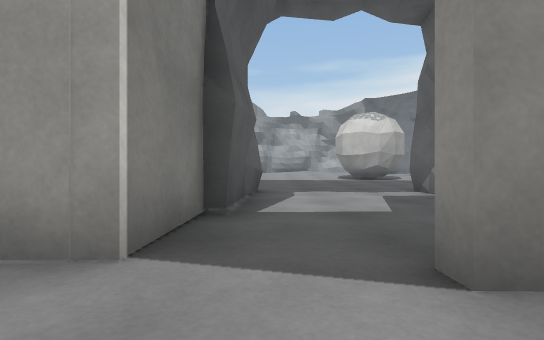
[1] (above)

23 first-person views from a walk through a scene from a Unity 3-D project. The camera is 0.49 m above the floor, looks level and sees 85° across. The floor is counted in squares, 1 m on a side. Each view is taken from the middle of a square. On the plan, view 1 faces up. The plan holds only what a view shows up to about 9 squares ahead; the rest is blank. The place goes on beyond the plan. The player character is not drawn. Surface patterns are stand-ins for the level's own textures.

[2]
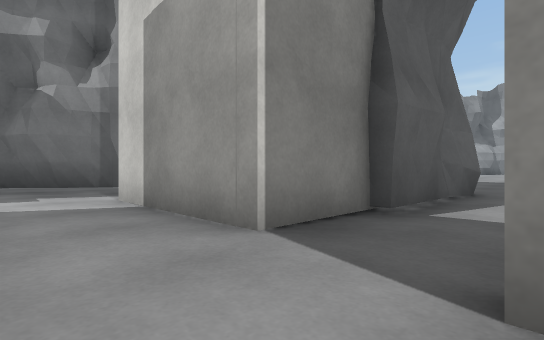

[3]
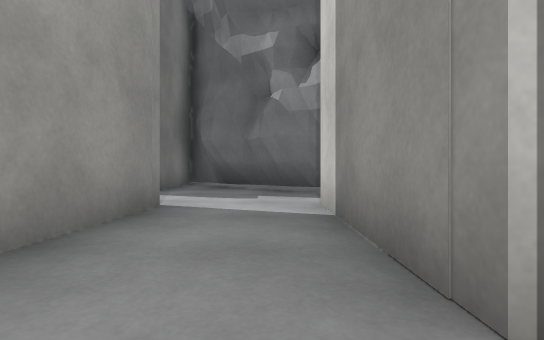

[4]
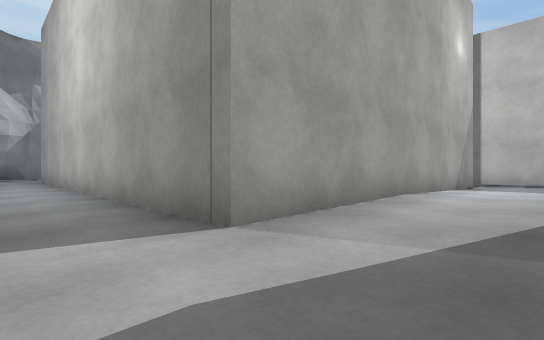

[5]
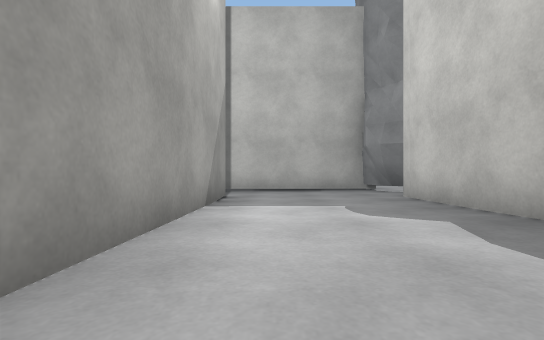

[6]
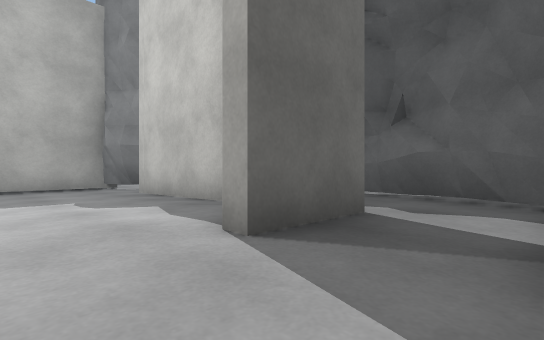

[7]
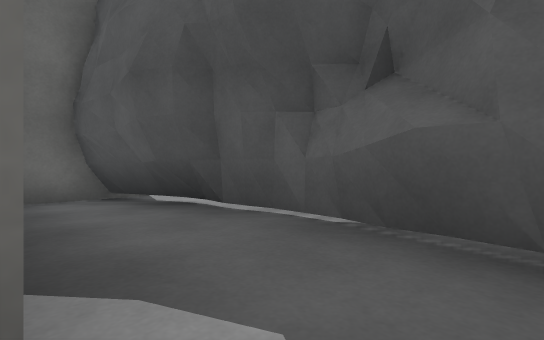

[8]
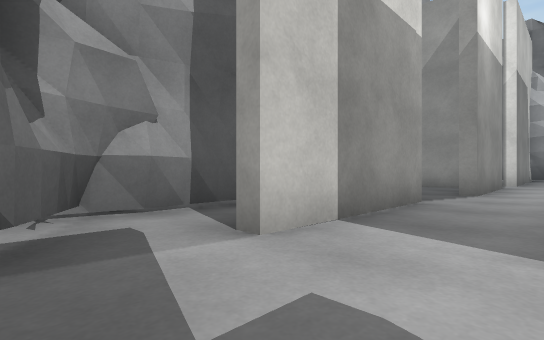

[9]
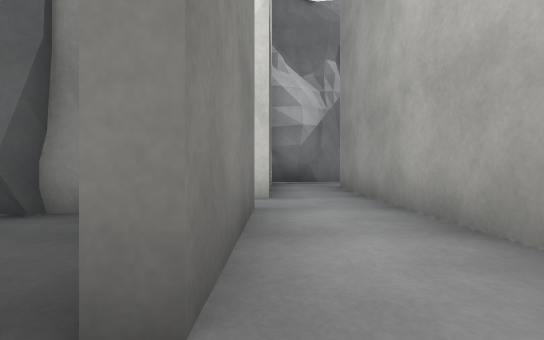

[10]
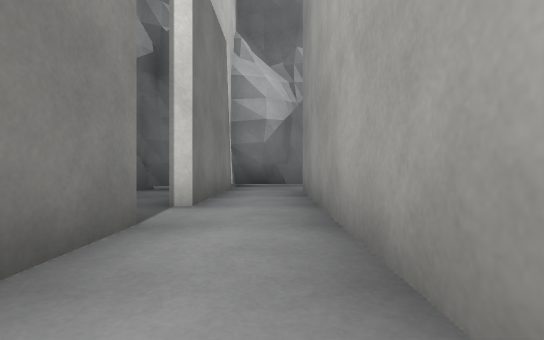

[11]
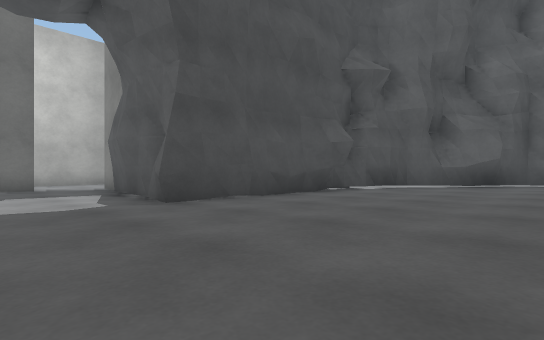

[12]
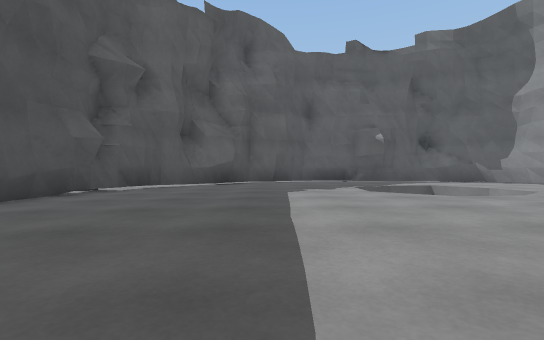

[13]
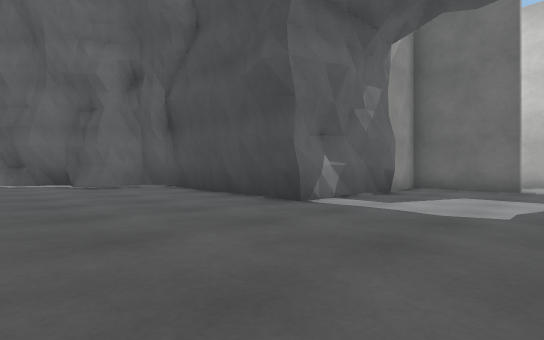

[14]
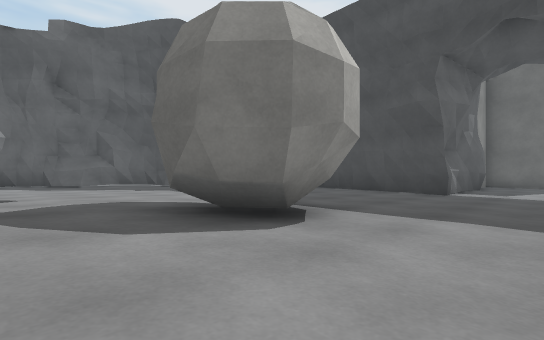

[15]
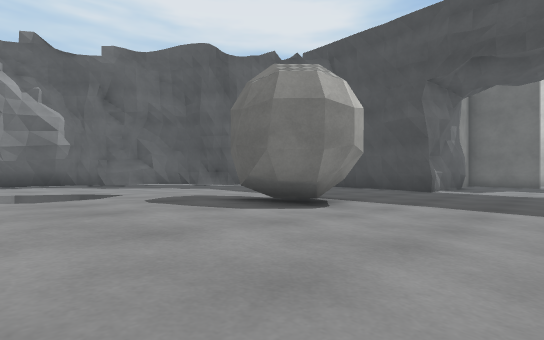

[16]
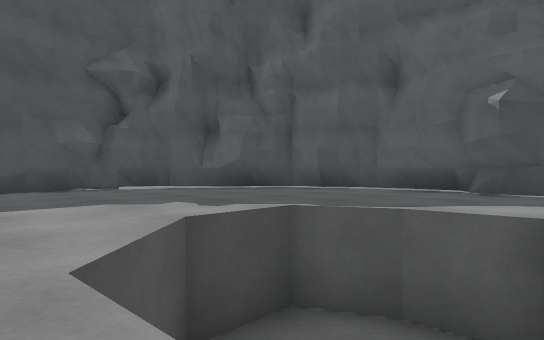

[17]
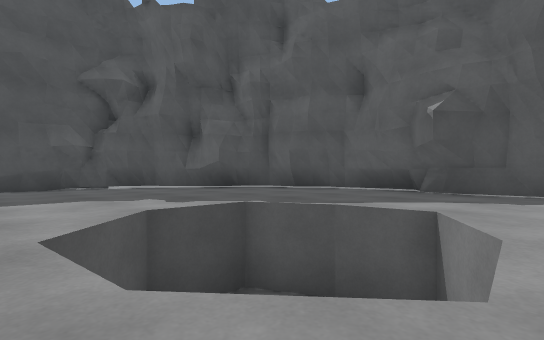

[18]
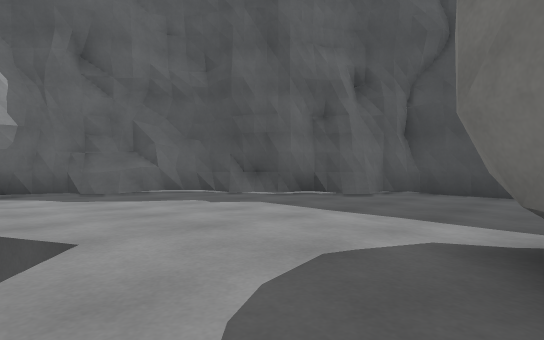

[19]
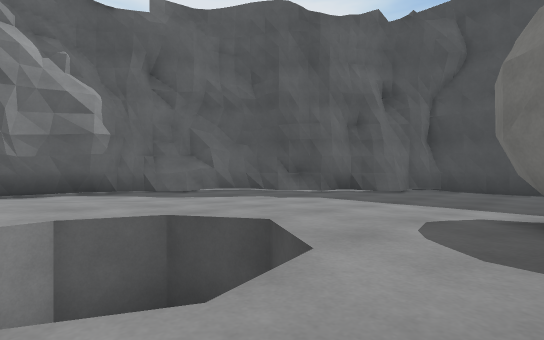

[20]
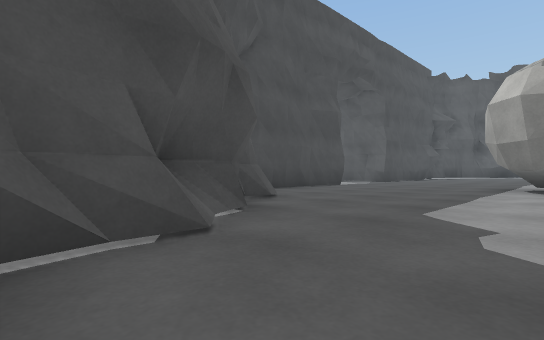

[21]
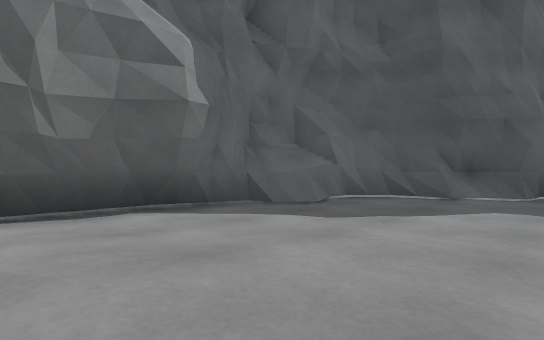

[22]
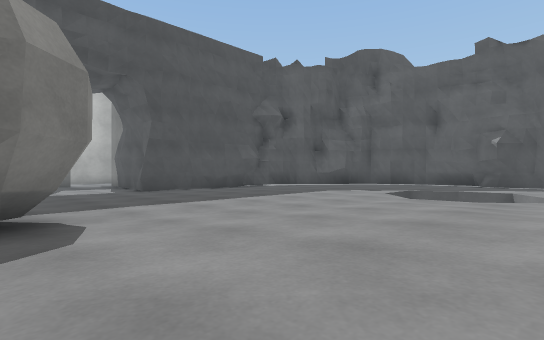

[23]
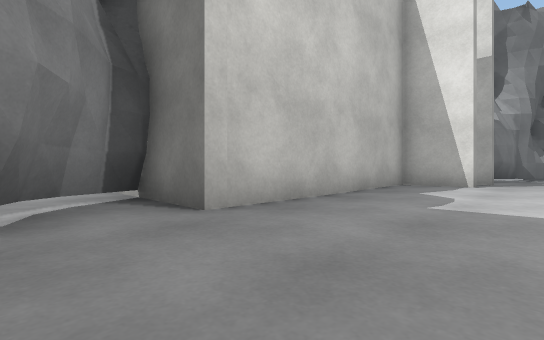

### Floor plan
Key: @ floor where view 1 was taken; # wall or solid block; . main floor; : floor 0.05 m higher than the main floor; - floor 0.05 m lower than the main floor; + floor 0.1 m higher than the main floor; _ floor 0.1 m lower than the main floor; * floor 0.15 m higher than the main floor; < floor 0.15 m lower than the main floor; % floor 0.2 m higher than the main floor; & floor 0.25 m higher than the main floor; / step, stairs or slope; = window, fence, low wall or low ledge; v drop or lower ground; B boulder.
Columns run from 11 left of view 1 to 15 right of it. Each row starts with its distance up from view 1.
 18 # ::::v::+*%&&&&%%  v***+:#
 17 ##::vv v:+*%//&%%v  v+*/:.#
 16 ##::vv  :++////%%*vvv:+:..#
 15 #::::vvv::::+/+***++::....#
 14 #.::::v:::::::BBB+++:....#.
 13 ##.:::::::::::BBB:::.....#.
 12 .#..:::::::::..BB.......##
 11  ###...................##.
 10   .#.................###
  9    ##......------...##.
  8     ##------------..#
  7     -######---#######
  6           #___##
  5           #___##
  4      ######___#
  3      #___ #___#    #
  2    -##-####__-###= #
  1   --#-------###-#####.
  0   -##------@----....#.
 -1   ##---############.#.
 -2  ####-.#
 -3 .#.....#
 -4 .#.##..#
 -5 .#.#...#
 -6 .#.#---#
 -7 .#-#---#
 -8 .#-#--_#
 -9 -###___#
-10 --#_____
-11  -##__<<
-12   _#####

Where each view was taken, in squares from view 1:
view 1: 0 up, 0 right, facing up
view 2: 0 up, 1 right, facing up-left
view 3: 1 up, 0 right, facing left
view 4: 1 up, 6 left, facing down-right
view 5: 3 down, 5 left, facing down
view 6: 2 down, 5 left, facing down-left
view 7: 3 down, 8 left, facing down-left
view 8: 0 up, 6 left, facing up-right
view 9: 1 up, 0 right, facing right
view 10: 0 up, 1 right, facing right
view 11: 12 up, 2 right, facing down-left
view 12: 12 up, 2 right, facing left
view 13: 11 up, 0 right, facing down-right
view 14: 16 up, 1 right, facing down-right
view 15: 18 up, 0 right, facing down-right
view 16: 17 up, 3 left, facing down-left
view 17: 18 up, 3 left, facing down-left
view 18: 16 up, 5 right, facing down-right
view 19: 18 up, 5 right, facing down-right
view 20: 13 up, 13 right, facing down-left
view 21: 18 up, 10 right, facing down-right
view 22: 18 up, 4 right, facing down-left
view 23: 11 down, 5 left, facing up-left
